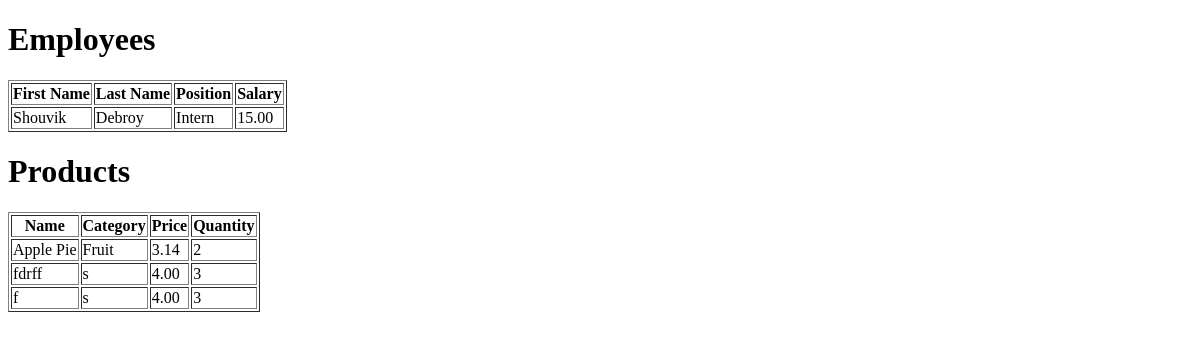
Before: / with the older database file.
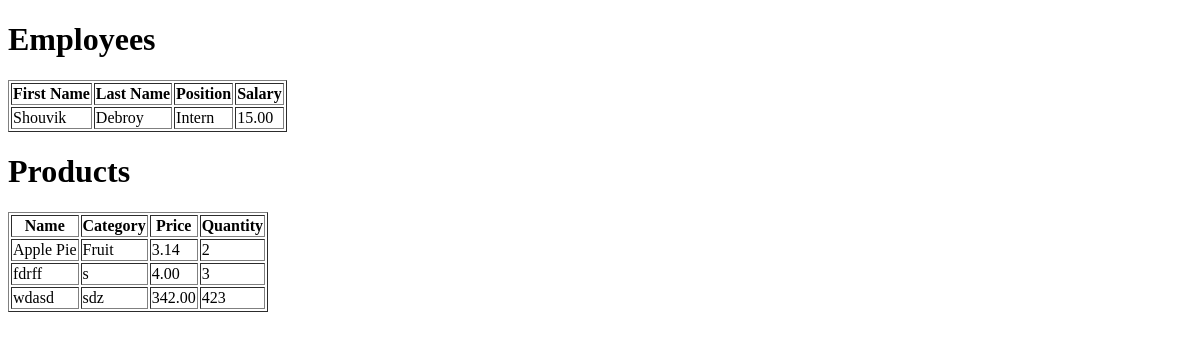
After: the same page with the newer database file.
### storeManager/models.py (models this page shows, shortened)
class Employee(models.Model):
    first_name = models.CharField(max_length=50)
    last_name = models.CharField(max_length=50)
    position = models.CharField(max_length=50)
    salary = models.DecimalField(max_digits=10, decimal_places=2)

class Product(models.Model):
    name = models.CharField(max_length=100)
    category = models.CharField(max_length=50)
    price = models.DecimalField(max_digits=10, decimal_places=2)
    quantity = models.IntegerField()

### storeManager/views.py (the view)
# urls.py: 2. Add a URL to urlpatterns:  path('', views.home, name='home')
def home(request):
    employees = Employee.objects.all()
    products = Product.objects.all()
    return render(request, 'home.html', {'employees': employees, 'products': products})

### storeManager/templates/home.html (shortened to what this page needs)
<!DOCTYPE html>
<html lang="en">
<head>
</head>
<body>
    <h1>Employees</h1>
    <table border="1">
        <thead>
            <tr>
                <th>First Name</th>
                <th>Last Name</th>
                <th>Position</th>
                <th>Salary</th>
            </tr>
        </thead>
        <tbody>
            {% for employee in employees %}
            <tr>
                <td>{{ employee.first_name }}</td>
                <td>{{ employee.last_name }}</td>
                <td>{{ employee.position }}</td>
                <td>{{ employee.salary }}</td>
            </tr>
            {% endfor %}
        </tbody>
    </table>
    <h1>Products</h1>
    <table border="1">
        <thead>
            <tr>
                <th>Name</th>
                <th>Category</th>
                <th>Price</th>
                <th>Quantity</th>
            </tr>
        </thead>
        <tbody>
            {% for product in products %}
            <tr>
                <td>{{ product.name }}</td>
                <td>{{ product.category }}</td>
                <td>{{ product.price }}</td>
                <td>{{ product.quantity }}</td>
            </tr>
            {% endfor %}
        </tbody>
    </table>
</body>
</html>

Changed rows visible on the page:
removed Product: name "f", category "s", price "4.00", quantity "3"
added Product: name "wdasd", category "sdz", price "342.00", quantity "423"
